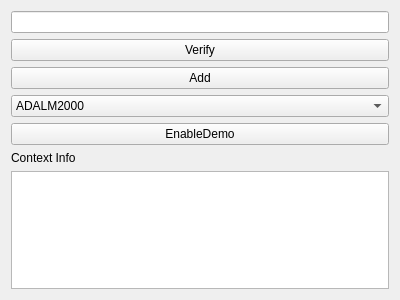
<?xml version="1.0" encoding="UTF-8"?>
<ui version="4.0">
 <class>ScopyHomeAddPage</class>
 <widget class="QWidget" name="ScopyHomeAddPage">
  <property name="geometry">
   <rect>
    <x>0</x>
    <y>0</y>
    <width>400</width>
    <height>300</height>
   </rect>
  </property>
  <property name="windowTitle">
   <string>Form</string>
  </property>
  <layout class="QVBoxLayout" name="verticalLayout">
   <item>
    <widget class="QLineEdit" name="editUri"/>
   </item>
   <item>
    <widget class="QPushButton" name="btnVerify">
     <property name="text">
      <string>Verify</string>
     </property>
    </widget>
   </item>
   <item>
    <widget class="QPushButton" name="btnAdd">
     <property name="text">
      <string>Add</string>
     </property>
    </widget>
   </item>
   <item>
    <widget class="QComboBox" name="cmbDemo">
     <item>
      <property name="text">
       <string>ADALM2000</string>
      </property>
     </item>
    </widget>
   </item>
   <item>
    <widget class="QPushButton" name="btnEnableDemo">
     <property name="text">
      <string>EnableDemo</string>
     </property>
    </widget>
   </item>
   <item>
    <widget class="QLabel" name="label">
     <property name="text">
      <string>Context Info</string>
     </property>
    </widget>
   </item>
   <item>
    <widget class="QTextBrowser" name="ctxInfoBrowser"/>
   </item>
   <item>
    <spacer name="verticalSpacer">
     <property name="orientation">
      <enum>Qt::Vertical</enum>
     </property>
     <property name="sizeHint" stdset="0">
      <size>
       <width>20</width>
       <height>40</height>
      </size>
     </property>
    </spacer>
   </item>
  </layout>
 </widget>
 <resources/>
 <connections/>
</ui>
